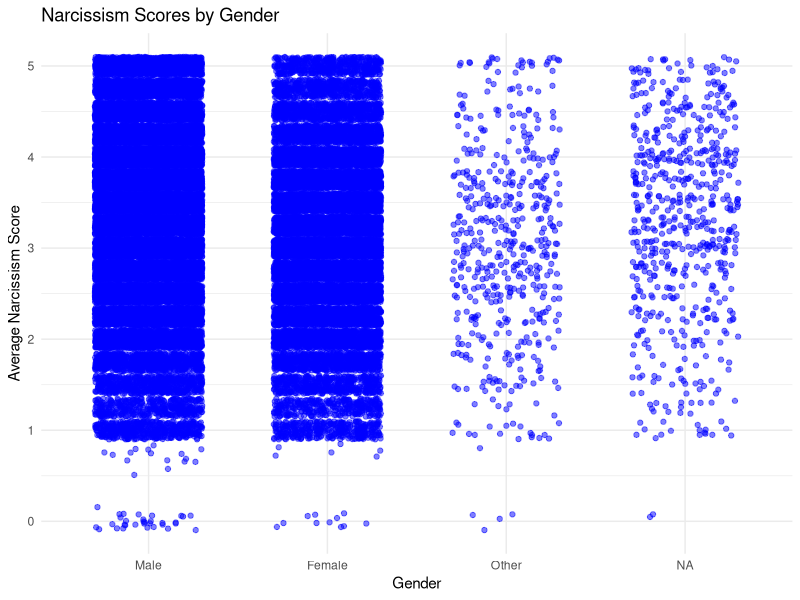
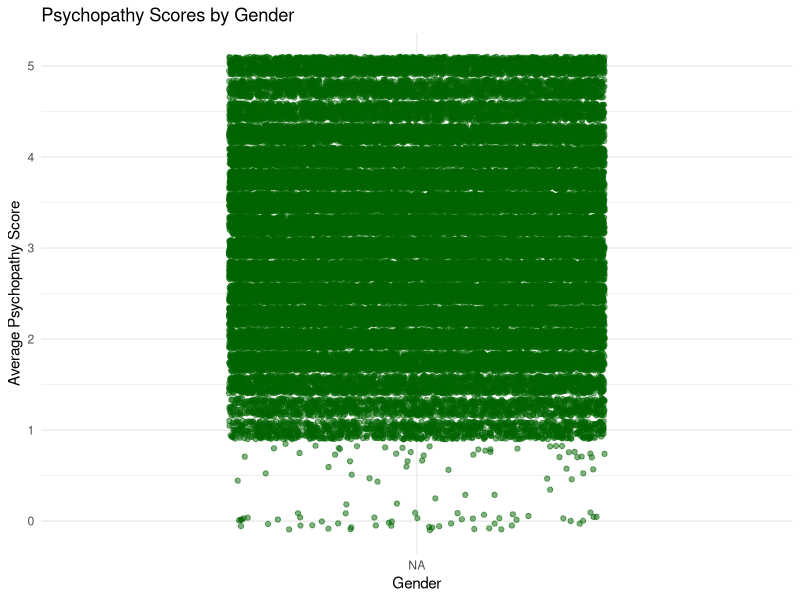
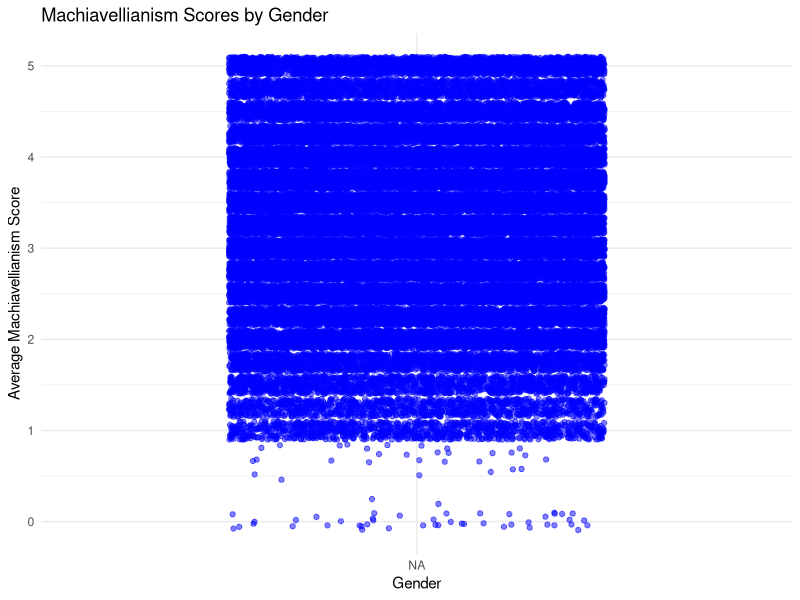

The R script that drew these images, in order:
## ---- chunk 1
install.packages("ggplot2")
library(ggplot2)


## ---- chunk 2

mydata <- read.csv("nyla_data.csv") 
## ---- chunk 3

mydata$gender <- factor(mydata$gender, levels = c(1,2,3), labels = c("Male", "Female","Other"))

scale1_vars <- c("DDN1", "DDN2", "DDN3", "DDN4")

mydata$narcissism <- rowMeans(mydata[, scale1_vars], na.rm = TRUE)

ggplot(mydata, aes(x = gender, y = narcissism)) +
  geom_jitter(width = 0.3, size= 1.5, alpha = 0.5, color = "blue") +
  labs(
    x = "Gender",
    y = "Average Narcissism Score",
    title = "Narcissism Scores by Gender"
  ) +
  theme_minimal()

## ---- chunk 4


mydata$gender <- factor(mydata$gender, levels = c(1,2,3), labels = c("Male", "Female","Other"))

scale1_vars <- c("DDP1", "DDP2", "DDP3", "DDP4")

mydata$psychopathy <- rowMeans(mydata[, scale1_vars], na.rm = TRUE)

ggplot(mydata, aes(x = gender, y = psychopathy)) +
  geom_jitter(width = 0.3, size= 1.5, alpha = 0.5, color = "darkgreen") +
  labs(
    x = "Gender",
    y = "Average Psychopathy Score",
    title = "Psychopathy Scores by Gender"
  ) +
  theme_minimal() 

## ---- chunk 5

mydata$gender <- factor(mydata$gender, levels = c(1,2,3), labels = c("Male", "Female","Other")) 

scale1_vars <- c("DDM1", "DDM2", "DDM3", "DDM4")

mydata$machiavellianism <- rowMeans(mydata[, scale1_vars], na.rm = TRUE)

ggplot(mydata, aes(x = gender, y = machiavellianism)) +
  geom_jitter(width = 0.3, size= 1.5, alpha = 0.5, color = "blue") +
  labs(
    x = "Gender",
    y = "Average Machiavellianism Score",
    title = "Machiavellianism Scores by Gender"
  ) +
  theme_minimal()

